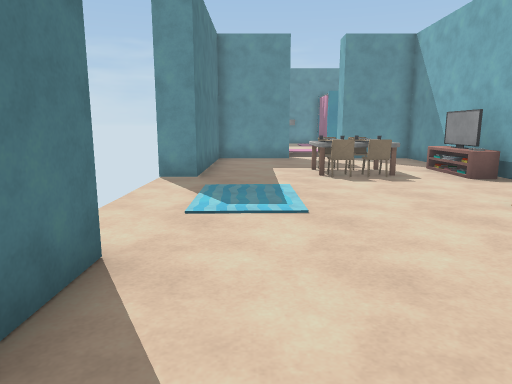
View 1 (above)

12 first-person views from a walk through a scene from a Unity 3-D project. The camera is 1.3 m above the floor, tilts 10° down and sees 70° across. The floor is counted in squares, 1 m on a side. Each view is taken from the middle of a square. On the plan, view 1 faces up. The plan holds only what a view shows up to about 15 squares ahead; the rest is blank. The place goes on beyond the plan. The player is left out. Surface patterns are stand-ins for the level's own textures.

View 2
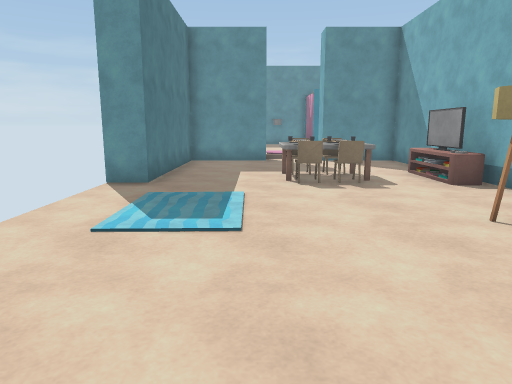

View 3
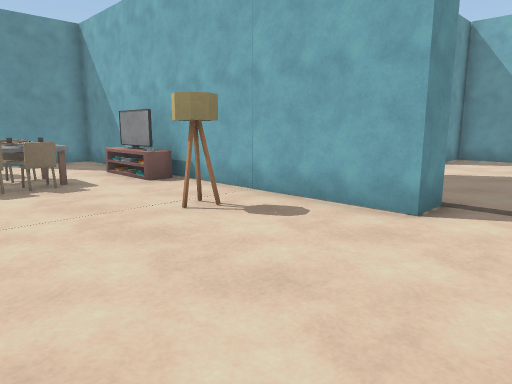

View 4
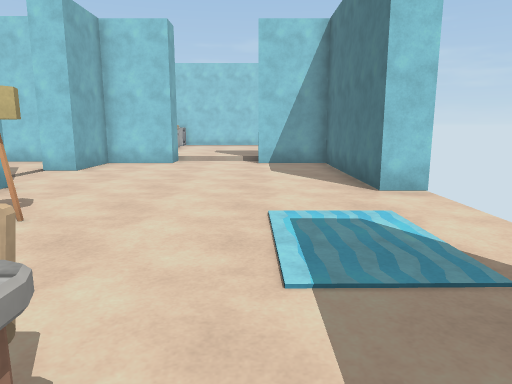

View 5
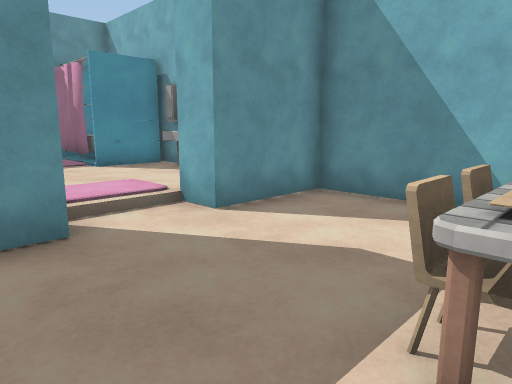

View 6
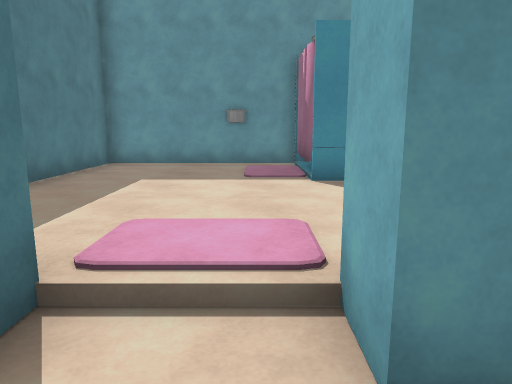

View 7
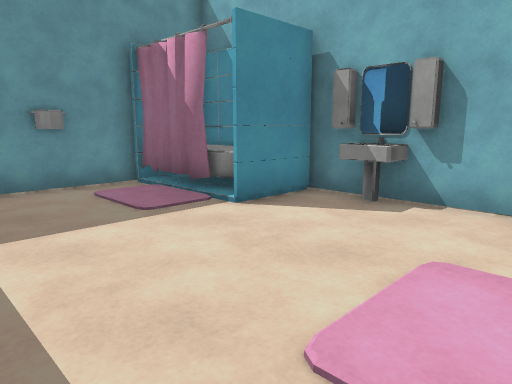

View 8
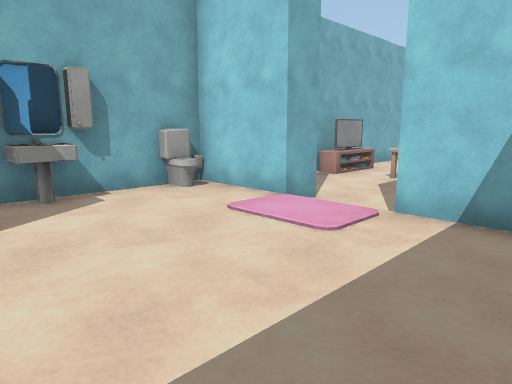

View 9
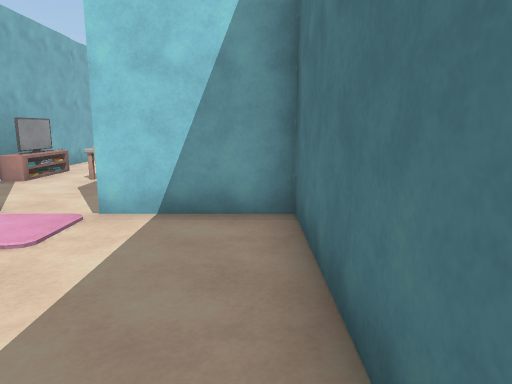

View 10
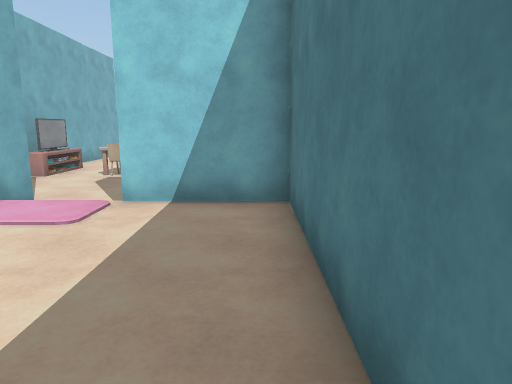

View 11
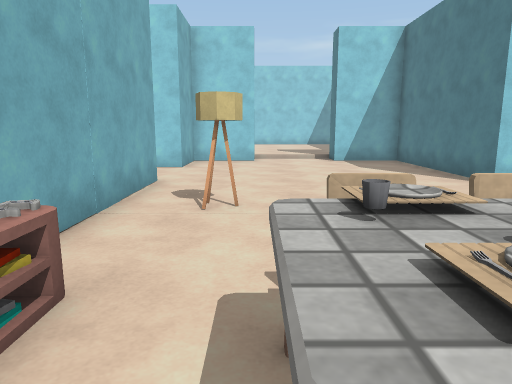

View 12
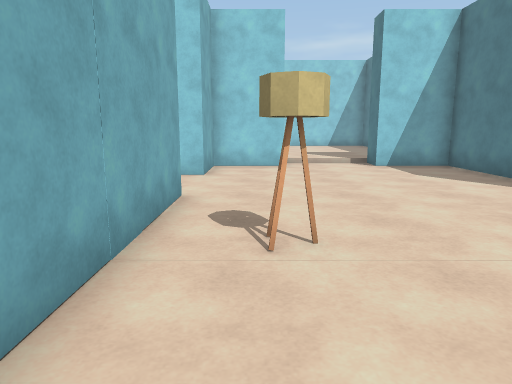

### Floor plan
Key: @ floor where view 1 was taken; # wall or solid block; . main floor; : floor 0.25 m higher than the main floor; ^ raised ledge; C chair; T TV; L lamp; A carpet; S sink; O other object.
Columns run from 3 left of view 1 to 10 right of it. Each row starts with its distance up from view 1.
 26  #######
 25  #:::::#
 24  #:::::#
 23  #::::A##
 22  #:::::####
 21  #:::::::S#
 20  #:::::::S#
 19  #::::::::#
 18  #::::::::#
 17  #::::A::^#
 16  ####..####
 15  #........#
 14  #........#
 13  #........#
 12  #...CC..T#
 11  #....O^.T#
 10 ##...#C^.T#
  9  ........T#
  8  .........#
  7  .........#
  6  ......LL.#
  5  .........#
  4  .........#
  3 ##........#..
  2  #...........
  1  #..........
  0  #.@......#.
 -1  #........#..
 -2  #........####
 -3  ####..####
 -4     ::::
 -5     :::

Where each view was taken, in squares from view 1:
view 1: 0 up, 0 right, facing up
view 2: 1 up, 1 right, facing up
view 3: 1 up, 1 right, facing up-right
view 4: 11 up, 1 right, facing down
view 5: 11 up, 0 right, facing up-right
view 6: 14 up, 3 right, facing up
view 7: 17 up, 0 right, facing up-right
view 8: 22 up, 1 left, facing down-right
view 9: 22 up, 1 left, facing down
view 10: 23 up, 1 left, facing down
view 11: 12 up, 4 right, facing down
view 12: 10 up, 5 right, facing down
